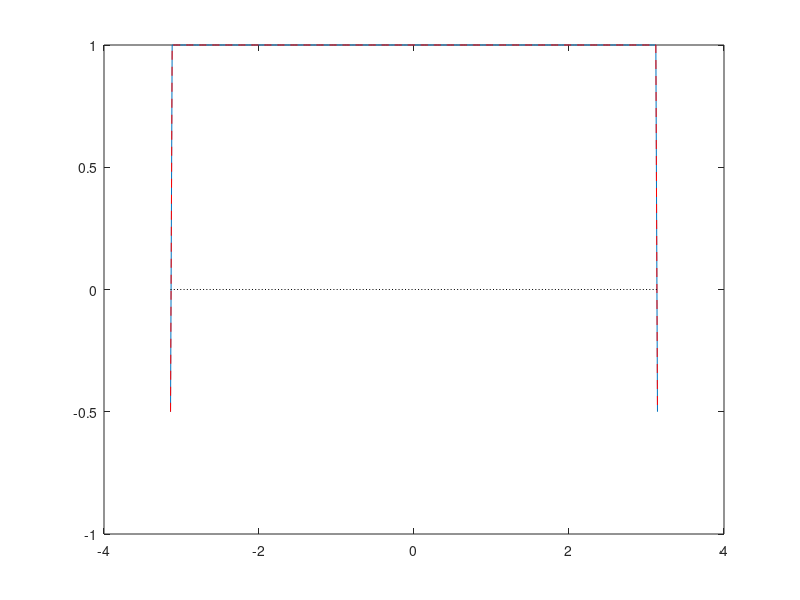
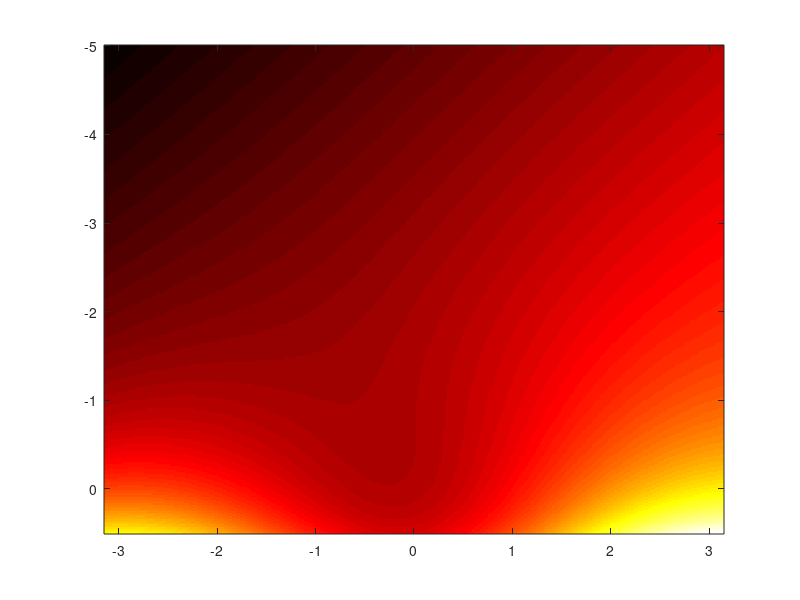

MATLAB code to generate these figures, in order: (Note: this script raises an error after producing the figures.)
clf;clearvars;
b=1;
pt=0.25;
p=pt;
q=pt;

ts=linspace(-pi,pi,300);
vs=linspace(-5,.5,300);

[Xt,Xv]=meshgrid(ts,vs);
E=p*Xt+q*Xv-b*exp(Xv).*cos(Xt)+.5*b*exp(2*Xv);

fun=@(x)[p+b*exp(x(2))*sin(x(1));q-b*exp(x(2))*cos(x(1))+b*exp(2*x(2))];

funst=@(th)-2*p/b-sin(th).*cos(th)+sin(th).*sqrt(cos(th).^2-4*q/b);
funtt=@(th)-2*p/b-sin(th).*cos(th)-sin(th).*sqrt(cos(th).^2-4*q/b);

funs=@(th) (imag(funst(th))==0).*funst(th)+(abs(imag(funst(th)))>0)*1;
funt=@(th) (imag(funtt(th))==0).*funtt(th)+(abs(imag(funtt(th)))>0)*1;

vals=funs(ts);

vals(abs(imag(vals))>0)=inf;

valt=funt(ts);
valt(abs(imag(valt))>0)=inf;

figure(1);clf;
plot(ts,vals);
hold on;plot(ts,valt,'--r');
hold on;plot(ts,0*ts,':k');

sol=zeros(4,2);
sol(1,1)=fzero(funs,pi-.1);
sol(2,1)=fzero(funt,pi-.1);
sol(3,1)=fzero(funs,0);
sol(4,1)=fzero(funt,0);
sol=sol(sin(sol(:,1))<0,:);
sol(:,2)=log(-p./(b*sin(sol(:,1))));

figure(2);clf;
imagesc(ts,vs,E);colormap hot;
hold on;
scatter(sol(:,1),sol(:,2),100,[1,0,0;.1,1,0],'fill');

hold on;
plot(ts(abs(ts)<pi/2),log(1./(2*cos(ts(abs(ts)<pi/2)))),'--g','linewidth',20);


